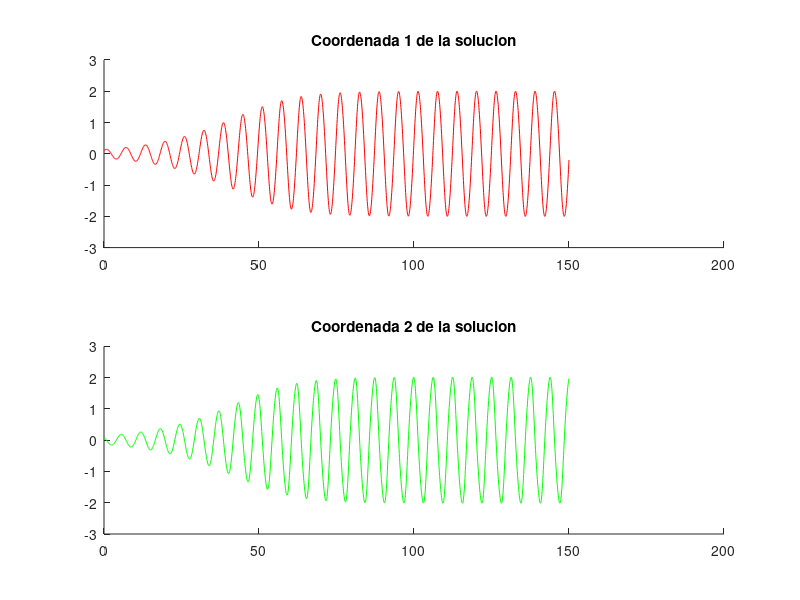

MATLAB code to generate this figure: (Note: this script raises an error after producing the figure.)
alpha=0.11; beta=1; T=150; f=@(t,x) [x(2);-x(1)-alpha*(x(1)^2-beta)*x(2)], x0=[0.1,0.1], intervalo=[0,T]; N=1000
tol = 10^-5    
opciones=odeset('Stats','off','AbsTol',tol,'RelTol',tol)
[t1,x1]=ode45(f,intervalo, x0, opciones);

c=size(x1,2); % Numero de columnas de la matriz x1
color=['r','g','b'];
figure(1)
for i=1:c
    subplot(c,1,i)
    hold on
    plot(t1,x1(:,i),color(i))
    s=sprintf('Coordenada %d de la solucion',i);
    title(s)
end


[t2,x2] = ode15s(f,intervalo,x0,opciones);
c=size(x2,2); % Numero de columnas de la matriz x2
color=['r','g','b'];
figure(2)
for i=1:c
    subplot(c,1,i)
    hold on
    plot(t2,x2(:,i),color(i))
    s=sprintf('Coordenada %d de la solucion',i);
    title(s)
end

%Apartado a) V
v1=diff(t1)
v1= v1.';
v_1=[1:length(t1)-1]

v2=diff(t2)
v2= v2.';
v_2=[1:length(t2)-1]

figure(3)
plot(v_1,v1,color(2))
figure(4)
plot(v_2,v2,color(1))